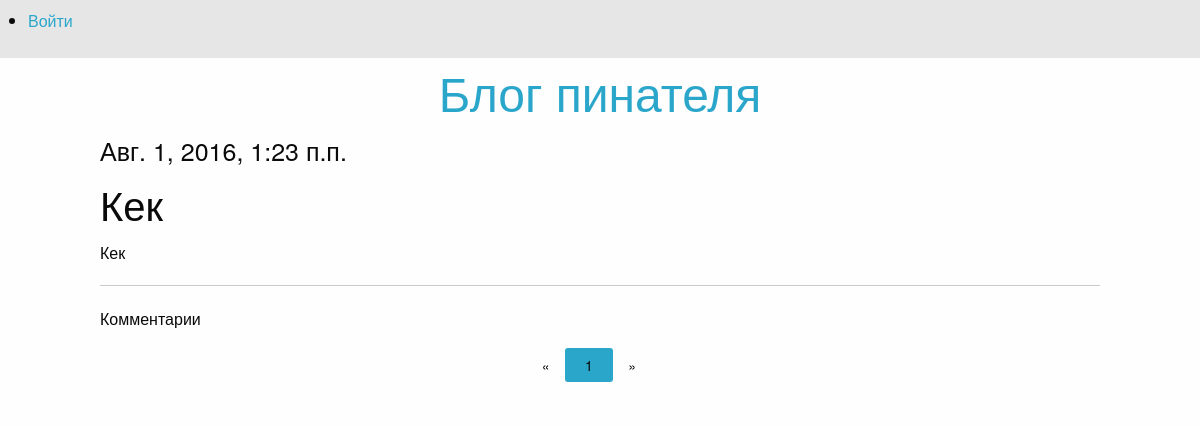
/articles/get/1/1/, run on an earlier commit of the app's database.
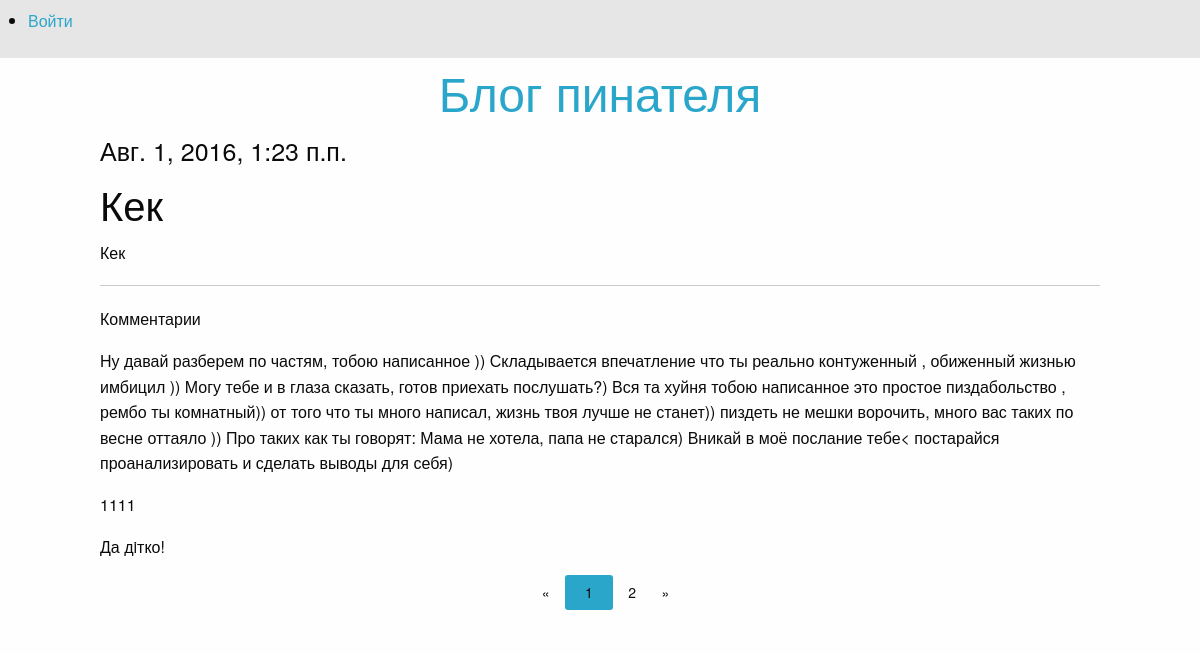
And on a later commit of the database.
### article/models.py (models this page shows)
class Comments(models.Model):
    class Meta():
        db_table = 'comments'
    comments_text = models.TextField(verbose_name="Текст комментария")
    comments_article = models.ForeignKey(Article)

### article/views.py (the view)
# urls.py: url(r'^articles/get/(?P<article_id>\d+)/(?P<comment_page>\d+)/$', article),
def article(request, article_id=1,comment_page=1):
    comment_form = CommentForm
    args = {}
    args.update(csrf(request))
    args['article'] = Article.objects.get(id=article_id)
    all_comments = Comments.objects.filter(comments_article_id=article_id)
    current_comment_page = Paginator(all_comments,3)
    print("Page N  ",comment_page)
    args['comments'] = current_comment_page.page(comment_page)
    args['form'] = comment_form
    args['username'] = auth.get_user(request).username
    return render_to_response('article.html', args)

### article/templates/article.html (shortened to what this page needs)
{% extends 'main.html' %}
{% load staticfiles %}
{% block article %}
<h4>{{ article.article_date }}</h4>
<h2>{{ article.article_title }}</h2>
<p>{{ article.article_text }}</p>
<hr>
<p>Комментарии</p>
{%  for comment in comments %}
    <p>{{ comment.comments_text}}</p>
{% endfor %}
</div>
<div class="row">
    <div class="large-3 large-offset-5 columns">
            <ul class="pagination">
                {% if comments.has_previous %}
                    <li class="arrow"><a href="/articles/get/{{ article.id}}/{{ comments.previous_page_number }}/">&laquo;</a> </li>
                {% else %}
                    <li class="arrow unavailable"><a href="">&laquo;</a></li>
                {% endif %}
                {% for page in comments.paginator.page_range %}
                    {% if page == comments.number %}
                        <li class="current"><a href="/articles/get/{{ article.id }}/{{ page }}/">{{ page }}</a> </li>
                    {% else %}
                        <li><a href="/articles/get/{{ article.id }}/{{ page }}/">{{ page }}</a> </li>
                    {% endif %}
                {% endfor %}
                {%  if comments.has_next %}
                    <li class="arrow"><a href="/articles/get/{{ article.id }}/{{ comments.next_page_number }}/">&raquo;</a> </li>
                {% else %}
                    <li class="arrow unavailable"><a href="">&raquo;</a></li>
                {% endif %}
            </ul>
        </div>
</div>
{% endblock %}

What changed in the data, as far as the page shows it:
now on this page (row edited): Comments: comments_text "Ну давай разберем по частям, тобою написанное )) Складывается впечатление что ты реально контуженный , обиженный жизнью имбицил )) Могу тебе и в глаза сказать, готов приехать послушать?) Вся та хуйня тобою написанное это простое пиздабольство , рембо ты комнатный)) от того что ты много написал, жизнь твоя лучше не станет)) пиздеть не мешки ворочить, много вас таких по весне оттаяло )) Про таких как ты говорят: Мама не хотела, папа не старался) Вникай в моё послание тебе< постарайся проанализировать и сделать выводы для себя)"
added Comments: comments_text "1111"
added Comments: comments_text "Да дiтко!"
Also different on the page:
new list line: "2"
